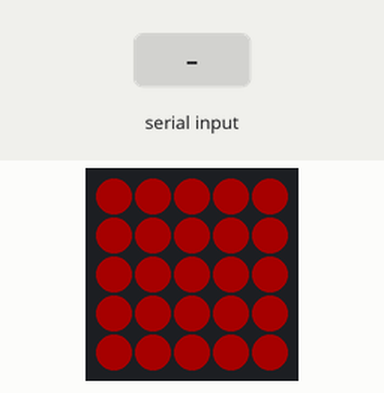
Simulated run of this sketch. Board: ESP32. Parts: 5×5 RGB LED matrix (first LED top left, wired row by row). The inputs (shaded band) are chosen by the test bench. Dim RGB values are drawn brighter than linear.

Above: at 0.1 s.
1.7 s: "jump" received over Serial
At 3.5 s:
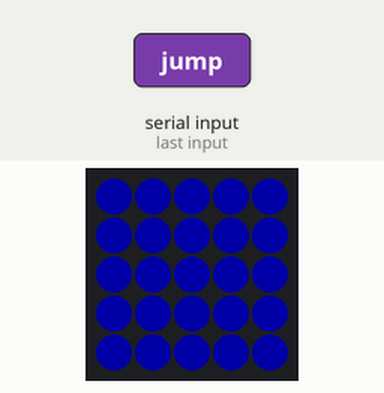
4.7 s: "blockbreak" received over Serial
At 6.5 s:
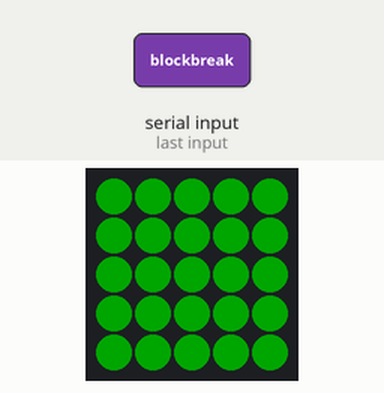
7.7 s: "chat" received over Serial
At 9.5 s:
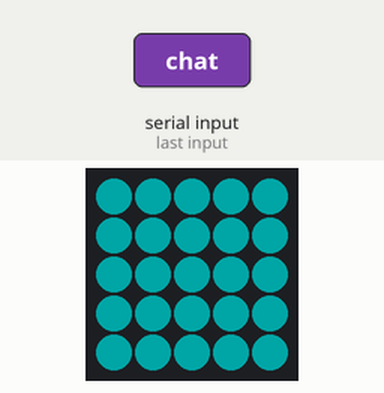
Timing chart, 0 to 11.0 s (numbered marks = the images above; inputs shaded):
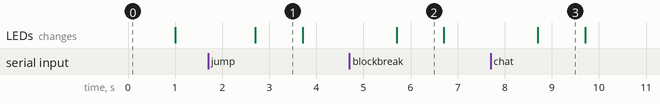

Measured:
- after the input at 1.7 s, the LEDs: change after 1.0 s (image 1)
- after the input at 4.7 s, the LEDs: change after 1.0 s (image 2)
- after the input at 7.7 s, the LEDs: change after 1.0 s (image 3)
- what the display in image 1 shows lasts 1.0 s, from 2.7 s to 3.7 s

The sketch:

main.ino
```cpp
#include "M5Atom.h"

void setup() {
  M5.begin(true, false, true);
  Serial.begin(115200);
  M5.dis.fillpix(0xff0000);
}
void loop() {
  String str = Serial.readString();
  M5.dis.fillpix(0x000000);
  if (str == "jump") {
    M5.dis.fillpix(0x0000ff);
  } else if (str == "blockbreak") {
    M5.dis.fillpix(0x00ff00);
  }else if(str == "chat"){
    M5.dis.fillpix(0x00ffff);
  }
}
```
